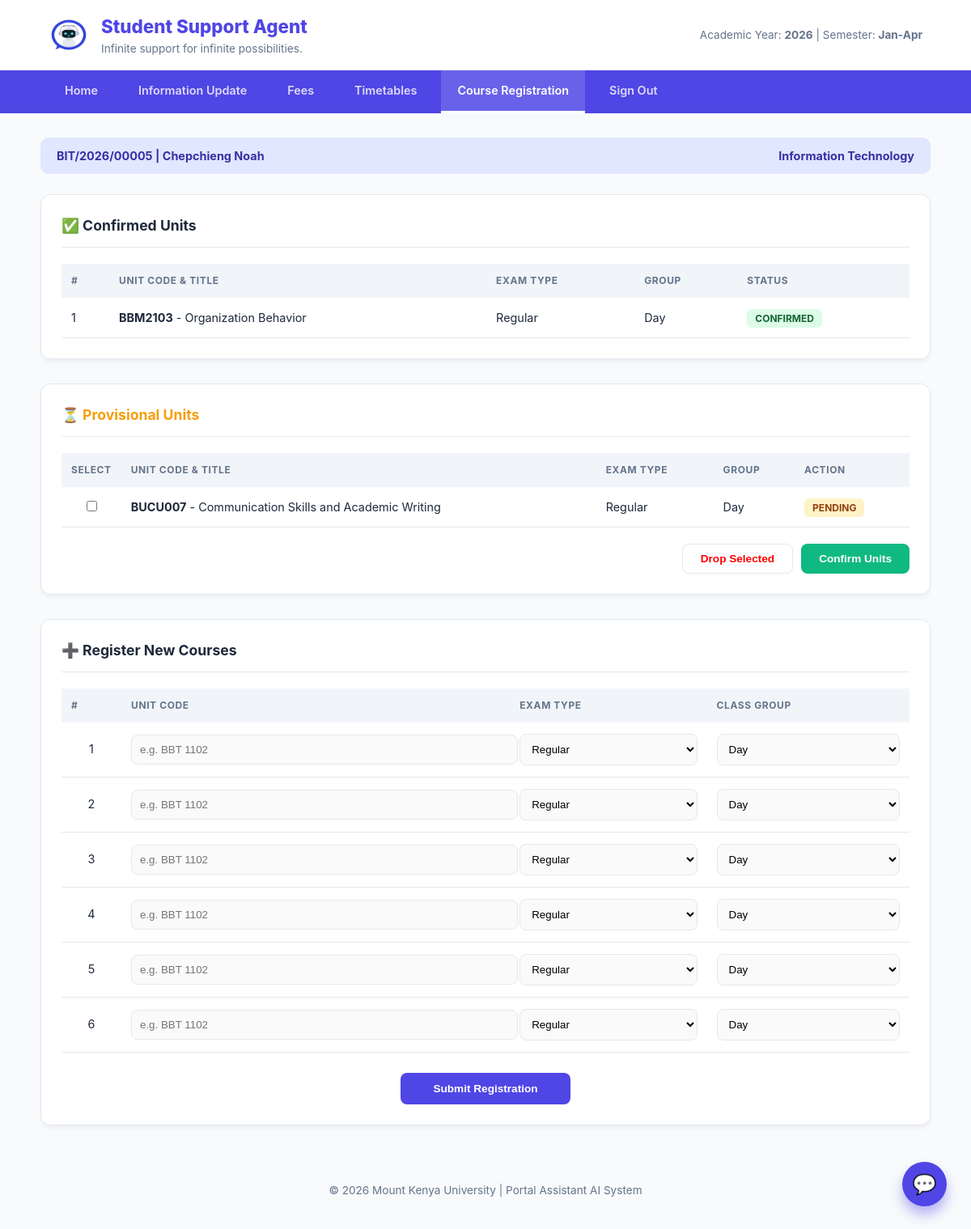
Screenshot of /Student/regisration.php (signed in) with the database file from the repository.
### tables this page shows
CREATE TABLE `users` (
  `id` int(11) NOT NULL,
  `full_name` varchar(100) NOT NULL,
  `reg_number` varchar(50) NOT NULL,
  `email` varchar(100) NOT NULL,
  `password` varchar(255) NOT NULL,
  `password_changed` tinyint(1) NOT NULL DEFAULT 0,
  `role` enum('student','admin','lecturer') NOT NULL DEFAULT 'student',
  `department` varchar(100) NOT NULL,
  `phone` varchar(20) DEFAULT NULL,
  `created_at` timestamp NOT NULL DEFAULT current_timestamp(),
  `survey_done` tinyint(1) DEFAULT 0
);

CREATE TABLE `registered_courses` (
  `id` int(11) NOT NULL,
  `student_reg_no` varchar(30) NOT NULL,
  `unit_code` varchar(20) NOT NULL,
  `department` varchar(100) DEFAULT NULL,
  `exam_type` varchar(30) NOT NULL,
  `class_group` varchar(20) NOT NULL,
  `semester` varchar(20) NOT NULL,
  `academic_year` varchar(10) NOT NULL,
  `status` enum('Provisional','Confirmed') DEFAULT 'Provisional',
  `registered_at` timestamp NOT NULL DEFAULT current_timestamp()
);

CREATE TABLE `timetable` (
  `id` int(11) NOT NULL,
  `unit_code` varchar(20) DEFAULT NULL,
  `course_title` varchar(100) DEFAULT NULL,
  `department` varchar(50) DEFAULT NULL,
  `time_from` varchar(10) DEFAULT NULL,
  `time_to` varchar(10) DEFAULT NULL,
  `day_of_week` enum('Monday','Tuesday','Wednesday','Thursday','Friday','Saturday','Sunday') DEFAULT NULL,
  `venue` varchar(50) DEFAULT NULL,
  `unit_group` varchar(20) DEFAULT NULL,
  `lecturer` varchar(50) DEFAULT NULL,
  `exam_date` date DEFAULT NULL,
  `semester` enum('1','2','3') NOT NULL,
  `year_level` enum('First Year','Second Year','Third Year','Fourth Year') NOT NULL,
  `academic_year` year(4) NOT NULL,
  `created_at` timestamp NOT NULL DEFAULT current_timestamp()
);

### Student/regisration.php (the view, shortened to what this page needs)
<?php
$conn = mysqli_connect("localhost", "root", "", "Portal-Asisstant-AI");
$student_reg_no = $_SESSION['reg_number'] ?? '';
$reg_number = $student_reg_no;
$user_id = $_SESSION['user_id'];
$user_query = mysqli_query($conn, "SELECT full_name, department FROM users WHERE id = '$user_id'");
$user_data = mysqli_fetch_assoc($user_query);
$student_name = $user_data['full_name'] ?? 'Unknown Student';
$student_dept = $user_data['department'] ?? 'General';
$confirmed = mysqli_query($conn, "SELECT rc.*, t.course_title FROM registered_courses rc JOIN timetable t ON rc.unit_code = t.unit_code WHERE rc.student_reg_no = '$student_reg_no' AND (rc.status = 'Confirmed' OR rc.status = 'Approved')");
$provisional = mysqli_query($conn, "SELECT rc.*, t.course_title FROM registered_courses rc JOIN timetable t ON rc.unit_code = t.unit_code WHERE rc.student_reg_no = '$student_reg_no' AND (rc.status = 'Provisional' OR rc.status IS NULL OR rc.status = '')");
?>
<!DOCTYPE html>
<html lang="en">
<head>
</head>
<body>
<header>
    <div class="branding">
        <img src="../Images/logo.jpg" class="logoimg" alt="Logo">
        <div>
            <h1>Student Support Agent</h1>
            <small>Infinite support for infinite possibilities.</small>
        </div>
    </div>
    <div style="font-size: 0.85rem; color: var(--text-light);">
        Academic Year: <strong>2026</strong> | Semester: <strong>Jan-Apr</strong>
    </div>
</header>
<nav>
    <a href="Home.php">Home</a>
    <a href="personal_information.php">Information Update</a>
    <a href="#">Fees</a>
    <a href="teaching_timetable.php">Timetables</a>
    <a href="#" class="active">Course Registration</a>
    <a href="#">Sign Out</a>
</nav>
<div class="container">
   <div class="student-strip">
    <span><?php echo htmlspecialchars($reg_number); ?> | <?php echo htmlspecialchars($student_name); ?></span>
    <span><?php echo htmlspecialchars($student_dept); ?></span>
</div>
    <div class="card">
        <div class="card-title">✅ Confirmed Units</div>
        <table>
            <thead>
                <tr><th>#</th><th>Unit Code & Title</th><th>Exam Type</th><th>Group</th><th>Status</th></tr>
            </thead>
            <tbody>
                <?php $i=1; while($row = mysqli_fetch_assoc($confirmed)): ?>
                    <tr>
                        <td><?php echo $i++; ?></td>
                        <td><strong><?php echo $row['unit_code']; ?></strong> - <?php echo $row['course_title']; ?></td>
                        <td><?php echo $row['exam_type']; ?></td>
                        <td><?php echo $row['class_group']; ?></td>
                        <td><span class="badge bg-success">Confirmed</span></td>
                    </tr>
                <?php endwhile; ?>
            </tbody>
        </table>
    </div>
    <form action="" method="POST">
    <div class="card">
        <div class="card-title" style="color: var(--warning);">⏳ Provisional Units</div>
        <table>
            <thead>
                <tr><th width="40">Select</th><th>Unit Code & Title</th><th>Exam Type</th><th>Group</th><th>Action</th></tr>
            </thead>
            <tbody>
                <?php while($row = mysqli_fetch_assoc($provisional)): ?>
                    <tr>
                        <td align="center"><input type="checkbox" name="selected_units[]" value="<?php echo $row['unit_code']; ?>"></td>
                        <td><strong><?php echo $row['unit_code']; ?></strong> - <?php echo $row['course_title']; ?></td>
                        <td><?php echo $row['exam_type']; ?></td>
                        <td><?php echo $row['class_group']; ?></td>
                        <td><span class="badge bg-warning">Pending</span></td>
                    </tr>
                <?php endwhile; ?>
            </tbody>
        </table>
        <div style="margin-top: 20px; display: flex; justify-content: flex-end; gap: 10px;">
            <button type="submit" name="btn_drop_action" class="btn btn-outline" style="color:red;">Drop Selected</button>
            <button type="submit" name="btn_confirm_action" class="btn btn-success">Confirm Units</button>
        </div>
    </div>
    </form>
    <div class="card">
        <div class="card-title">➕ Register New Courses</div>
        <form action="" method="POST">
            <table>
                <thead>
                    <tr><th width="50">#</th><th>Unit Code</th><th>Exam Type</th><th>Class Group</th></tr>
                </thead>
                <tbody>
                    <?php for($k=1; $k<=6; $k++): ?>
                        <tr>
                            <td align="center"><?php echo $k; ?></td>
                            <td><input type="text" name="courseCode<?php echo $k; ?>" placeholder="e.g. BBT 1102"></td>
                            <td>
                                <select name="examType<?php echo $k; ?>">
                                    <option>Regular</option><option>Retake</option>
                                </select>
                            </td>
                            <td>
                                <select name="classCode<?php echo $k; ?>">
                                    <option>Day</option><option>Evening</option>
                                </select>
                            </td>
                        </tr>
                    <?php endfor; ?>
                </tbody>
            </table>
            <div style="text-align: center; margin-top: 25px;">
                <button type="submit" class="btn btn-primary" style="padding: 12px 40px;">Submit Registration</button>
            </div>
        </form>
    </div>
</div>
<div id="chat-fab" onclick="toggleChat()">💬</div>
<footer>
    &copy; 2026 Mount Kenya University | Portal Assistant AI System
</footer>
</body>
</html>

### Student/regisration.php (style rules this page uses)
:root { --primary: #4f46e5; --primary-dark: #3730a3; --bg: #f8fafc; --white: #ffffff; --text-main: #1e293b; --text-light: #64748b; --border: #e2e8f0; --success: #10b981; --warning: #f59e0b; }
body { font-family: 'Inter', system-ui, -apple-system, sans-serif; background: var(--bg); color: var(--text-main); margin: 0; line-height: 1.5; }
header { background: var(--white); border-bottom: 1px solid var(--border); padding: 1rem 5%; display: flex; align-items: center; justify-content: space-between; }
.branding { display: flex; align-items: center; gap: 15px; }
.logoimg { height: 50px; border-radius: 8px; }
.branding h1 { margin: 0; font-size: 1.4rem; color: var(--primary); font-weight: 800; }
.branding small { color: var(--text-light); display: block; font-size: 0.85rem; }
nav { background: var(--primary); padding: 0 5%; display: flex; gap: 10px; }
nav a { color: rgba(255,255,255,0.8); text-decoration: none; padding: 14px 20px; font-size: 0.9rem; font-weight: 600; transition: 0.3s; border-bottom: 3px solid transparent; }
nav a.active { color: white; border-bottom: 3px solid white; background: rgba(255,255,255,0.15); }
.container { max-width: 1100px; margin: 30px auto; padding: 0 20px; }
.student-strip { background: #e0e7ff; padding: 12px 20px; border-radius: 10px; margin-bottom: 25px; display: flex; justify-content: space-between; align-items: center; color: var(--primary-dark); font-weight: 700; font-size: 0.9rem; }
.card { background: var(--white); border-radius: 12px; box-shadow: 0 4px 6px -1px rgba(0,0,0,0.05); padding: 25px; margin-bottom: 30px; border: 1px solid var(--border); }
.card-title { font-size: 1.1rem; font-weight: 700; margin-bottom: 20px; color: var(--text-main); display: flex; align-items: center; gap: 10px; border-bottom: 1px solid var(--border); padding-bottom: 12px; }
table { width: 100%; border-collapse: collapse; }
th { text-align: left; background: #f1f5f9; padding: 12px; font-size: 0.75rem; text-transform: uppercase; letter-spacing: 0.05em; color: var(--text-light); }
td { padding: 14px 12px; border-bottom: 1px solid var(--border); font-size: 0.9rem; }
.btn { padding: 10px 22px; border-radius: 8px; border: none; cursor: pointer; font-weight: 600; font-size: 0.85rem; transition: 0.2s; display: inline-flex; align-items: center; justify-content: center; }
.btn-primary { background: var(--primary); color: white; }
.btn-success { background: var(--success); color: white; }
.btn-outline { background: transparent; border: 1px solid var(--border); color: var(--text-main); }
input[type="text"], select { width: 100%; padding: 10px; border: 1px solid var(--border); border-radius: 8px; background: #fafafa; }
.badge { padding: 4px 10px; border-radius: 6px; font-size: 0.75rem; font-weight: 700; text-transform: uppercase; }
.bg-success { background: #dcfce7; color: #166534; }
.bg-warning { background: #fef3c7; color: #92400e; }
#chat-fab { position: fixed; bottom: 30px; right: 30px; background: var(--primary); color: white; width: 55px; height: 55px; border-radius: 50%; display: flex; align-items: center; justify-content: center; cursor: pointer; box-shadow: 0 10px 15px rgba(79, 70, 229, 0.4); z-index: 100; font-size: 1.5rem; transition: 0.3s; }
footer { text-align: center; padding: 40px; color: var(--text-light); font-size: 0.85rem; }

### rows the page displays
users: full_name "Chepchieng Noah", department "Information Technology"
registered_courses: unit_code "BBM2103", timetable.course_title "Organization Behavior", exam_type "Regular", class_group "Day"
registered_courses: unit_code "BUCU007", timetable.course_title "Communication Skills and Academic Writing", exam_type "Regular", class_group "Day"

### other values shown
$reg_number "BIT/2026/00005"
